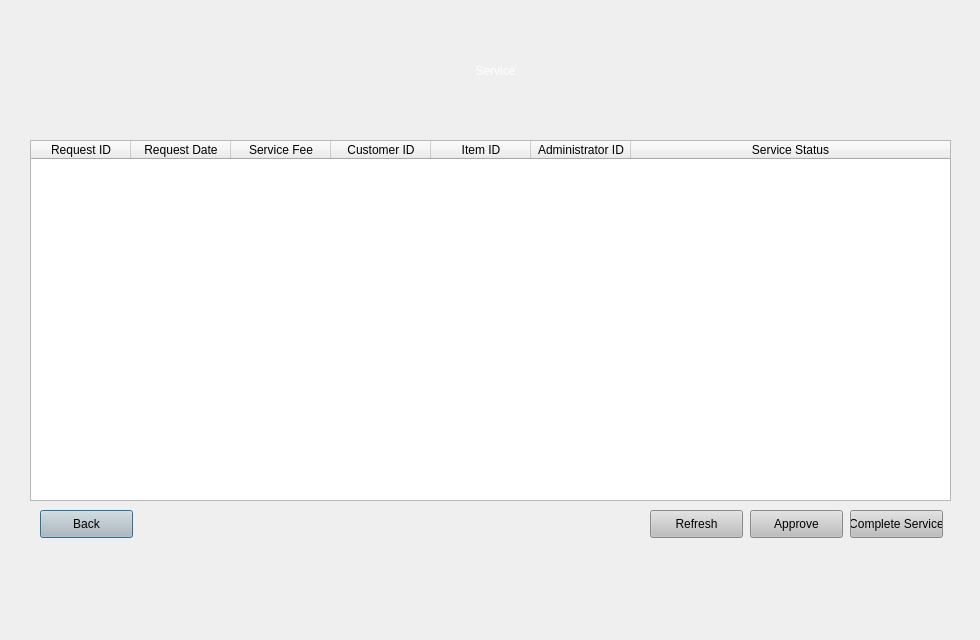
<?xml version="1.0" encoding="UTF-8"?>
<ui version="4.0">
 <class>Dialog</class>
 <widget class="QDialog" name="Dialog">
  <property name="geometry">
   <rect>
    <x>0</x>
    <y>0</y>
    <width>980</width>
    <height>640</height>
   </rect>
  </property>
  <property name="windowTitle">
   <string>Dialog</string>
  </property>
  <widget class="QWidget" name="widget" native="true">
   <property name="geometry">
    <rect>
     <x>0</x>
     <y>0</y>
     <width>980</width>
     <height>640</height>
    </rect>
   </property>
   <property name="accessibleDescription">
    <string/>
   </property>
   <property name="styleSheet">
    <string notr="true">QWidget#widget{
background-color: qlineargradient(spread:pad, x1:0.562182, y1:0.466, x2:1, y2:1, stop:0.0454545 rgba(210, 108, 43, 255), stop:0.982955 rgba(255, 255, 255, 255));;}
background-color: rgb(231, 154, 0);
</string>
   </property>
   <widget class="QLabel" name="welcome">
    <property name="geometry">
     <rect>
      <x>40</x>
      <y>20</y>
      <width>911</width>
      <height>101</height>
     </rect>
    </property>
    <property name="autoFillBackground">
     <bool>false</bool>
    </property>
    <property name="styleSheet">
     <string notr="true">font: 85 40pt &quot;MS Shell Dlg 2&quot;;
color: rgb(255, 255, 255);
</string>
    </property>
    <property name="text">
     <string>Service</string>
    </property>
    <property name="alignment">
     <set>Qt::AlignCenter</set>
    </property>
   </widget>
   <widget class="QTableWidget" name="tbl">
    <property name="geometry">
     <rect>
      <x>30</x>
      <y>140</y>
      <width>921</width>
      <height>361</height>
     </rect>
    </property>
    <property name="sizeAdjustPolicy">
     <enum>QAbstractScrollArea::AdjustIgnored</enum>
    </property>
    <property name="showGrid">
     <bool>true</bool>
    </property>
    <property name="gridStyle">
     <enum>Qt::SolidLine</enum>
    </property>
    <property name="sortingEnabled">
     <bool>true</bool>
    </property>
    <property name="wordWrap">
     <bool>true</bool>
    </property>
    <property name="rowCount">
     <number>0</number>
    </property>
    <attribute name="horizontalHeaderCascadingSectionResizes">
     <bool>false</bool>
    </attribute>
    <attribute name="horizontalHeaderMinimumSectionSize">
     <number>50</number>
    </attribute>
    <attribute name="horizontalHeaderStretchLastSection">
     <bool>true</bool>
    </attribute>
    <attribute name="verticalHeaderVisible">
     <bool>false</bool>
    </attribute>
    <attribute name="verticalHeaderCascadingSectionResizes">
     <bool>false</bool>
    </attribute>
    <attribute name="verticalHeaderDefaultSectionSize">
     <number>30</number>
    </attribute>
    <column>
     <property name="text">
      <string>Request ID</string>
     </property>
     <property name="textAlignment">
      <set>AlignCenter</set>
     </property>
    </column>
    <column>
     <property name="text">
      <string>Request Date</string>
     </property>
    </column>
    <column>
     <property name="text">
      <string>Service Fee</string>
     </property>
    </column>
    <column>
     <property name="text">
      <string>Customer ID</string>
     </property>
    </column>
    <column>
     <property name="text">
      <string>Item ID</string>
     </property>
    </column>
    <column>
     <property name="text">
      <string>Administrator ID</string>
     </property>
    </column>
    <column>
     <property name="text">
      <string>Service Status</string>
     </property>
    </column>
   </widget>
   <widget class="QPushButton" name="back">
    <property name="geometry">
     <rect>
      <x>40</x>
      <y>510</y>
      <width>93</width>
      <height>28</height>
     </rect>
    </property>
    <property name="styleSheet">
     <string notr="true">background-color: rgb(190, 190, 190);</string>
    </property>
    <property name="text">
     <string>Back</string>
    </property>
   </widget>
   <widget class="QPushButton" name="refresh">
    <property name="geometry">
     <rect>
      <x>650</x>
      <y>510</y>
      <width>93</width>
      <height>28</height>
     </rect>
    </property>
    <property name="styleSheet">
     <string notr="true">background-color: rgb(190, 190, 190);</string>
    </property>
    <property name="text">
     <string>Refresh</string>
    </property>
   </widget>
   <widget class="QPushButton" name="approve">
    <property name="geometry">
     <rect>
      <x>750</x>
      <y>510</y>
      <width>93</width>
      <height>28</height>
     </rect>
    </property>
    <property name="styleSheet">
     <string notr="true">background-color: rgb(190, 190, 190);</string>
    </property>
    <property name="text">
     <string>Approve</string>
    </property>
   </widget>
   <widget class="QPushButton" name="complete">
    <property name="geometry">
     <rect>
      <x>850</x>
      <y>510</y>
      <width>93</width>
      <height>28</height>
     </rect>
    </property>
    <property name="styleSheet">
     <string notr="true">background-color: rgb(190, 190, 190);</string>
    </property>
    <property name="text">
     <string>Complete Service</string>
    </property>
   </widget>
  </widget>
 </widget>
 <resources/>
 <connections/>
</ui>
